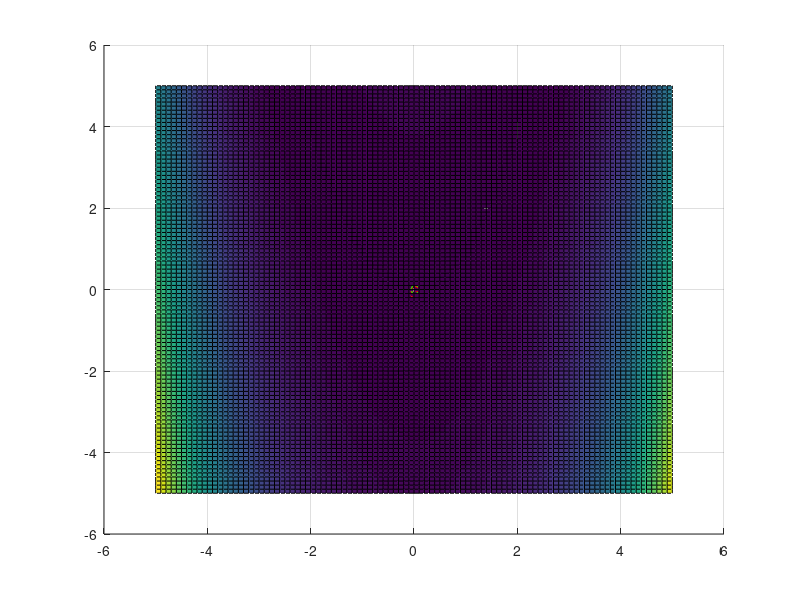

This figure's MATLAB source:
function SteepestGradientDescent
    hold on;
    grid on;
    figure(1);
    [X, Y] = meshgrid(-5:.1:5);
    Z = given_function(X, Y);
    
    surf(X, Y, Z);

    start_point = [-4 -3];
    antigradiento_kryptis = -function_gradient(start_point);
    
    for i = 1:5
        local_minimum_point = D_iterate(start_point, antigradiento_kryptis, @given_function, 0.1);
        antigradiento_kryptis = -function_gradient(local_minimum_point) / norm(function_gradient(local_minimum_point));
        start_point = local_minimum_point;
    end
    
    local_minimum_point
    given_function(local_minimum_point(1), local_minimum_point(2))
    
    plot(local_minimum_point(1), local_minimum_point(2), 'go');
end

function z = given_function(x, y)
    z = 100 .* (y - x .^ 2) .^ 2 + (1 - x) .^ 2;
end

function g = function_gradient(x)
    g(1) = 400 * x(1) ^ 3 - 400 * x(1) * x(2) + 2 * x(1) - 2;
    g(2) = -200 * x(1) * 2 + 200 * x(2);
end

function minimum = D_iterate(current_coordinates, antigradient, our_function, step_size)
    if step_size <= 0.001
       minimum = current_coordinates
       return
    end

    next_coordinates = current_coordinates + step_size .* antigradient;
    
    current_value = our_function(current_coordinates(1), current_coordinates(2));
    next_value = our_function(next_coordinates(1), next_coordinates(2));
    
    while  next_value < current_value
        current_coordinates = next_coordinates;
        next_coordinates = current_coordinates + step_size .* antigradient;
        plot(current_coordinates(1), current_coordinates(2), 'ro');
        current_value = next_value;
        next_value = our_function(next_coordinates(1), next_coordinates(2));
    end
    minimum = D_iterate(current_coordinates, antigradient, our_function, step_size / 10);
end